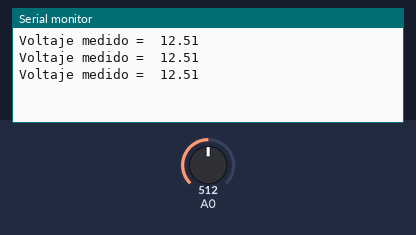
The sketch below on a simulated Arduino Uno, built with avr-gcc and run on an emulated ATmega328P. Parts: the last lines printed to the serial monitor. Inputs (shaded band) come from the test bench; at power-on: A0 = 512.

Above: at 1.3 s.
1.4 s: A0 set to 716
At 1.9 s:
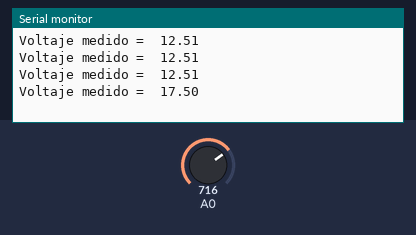
2.9 s: A0 set to 900
At 3.4 s:
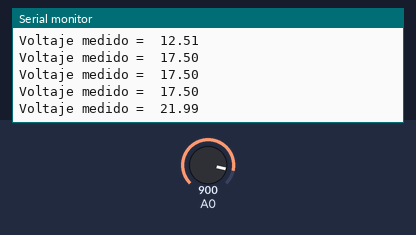
Timing chart, 0 to 5.9 s (numbered marks = the images above; inputs shaded):
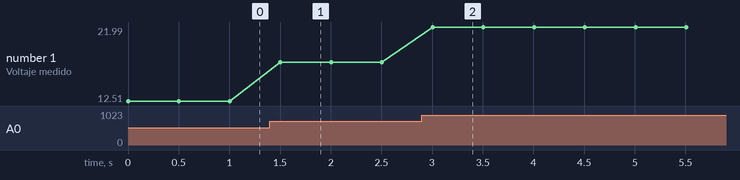

Measured:
- after the input at 1.4 s, the serial monitor: prints a new line after 0.10 s (image 1)
- after the input at 2.9 s, the serial monitor: prints a new line after 0.10 s (image 2)
- plotted number 1: 12.51 → 17.5 after the input at 1.4 s, 17.5 → 21.99 after the input at 2.9 s

The sketch:

sensorV.ino
```cpp
int Sensor = A0;

void setup() {
Serial.begin(9600);
}

void loop() {

float voltaje =  (float)25*analogRead(A0)/1023;
Serial.print("Voltaje medido =  ");
Serial.println(voltaje);
delay(500);
}
```
